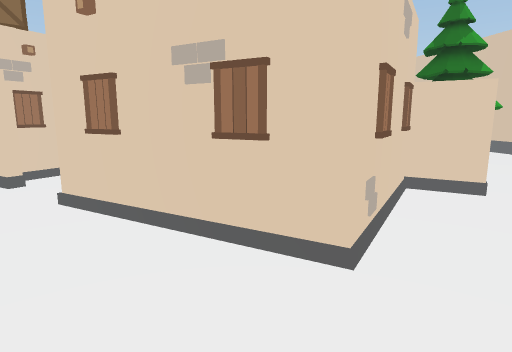
[1] (above)

22 first-person views from a walk through a scene from a Unity 3-D project. The camera is 1.5 m above the floor, tilts 10° down and sees 75° across. The floor is counted in squares, 1 m on a side. Each view is taken from the middle of a square. On the plan, view 1 faces up. The plan holds only what a view shows up to about 15 squares ahead; the rest is blank. The place goes on beyond the plan.

[2]
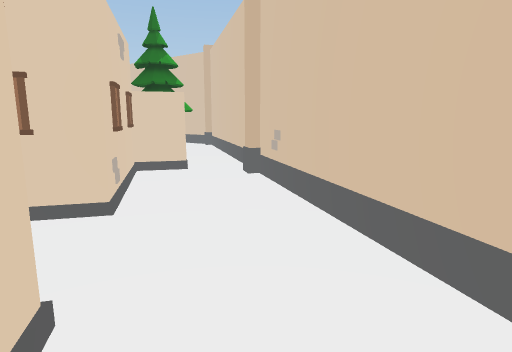

[3]
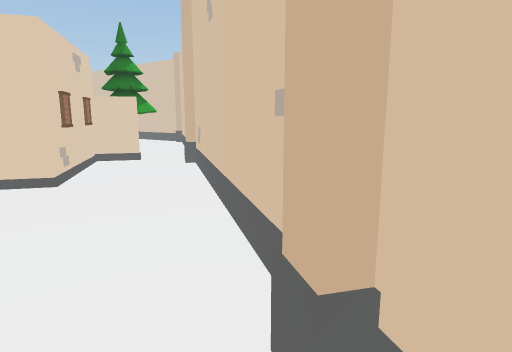

[4]
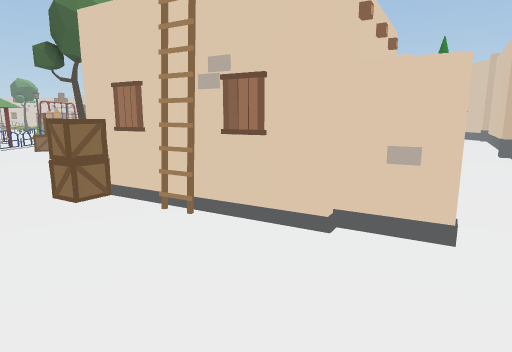

[5]
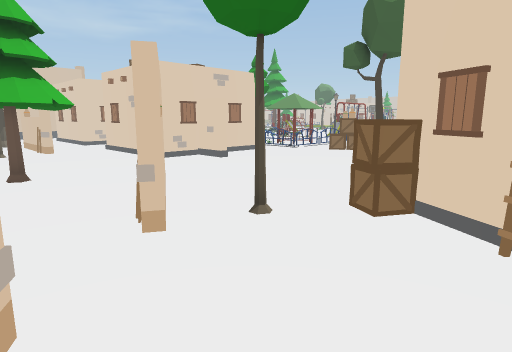

[6]
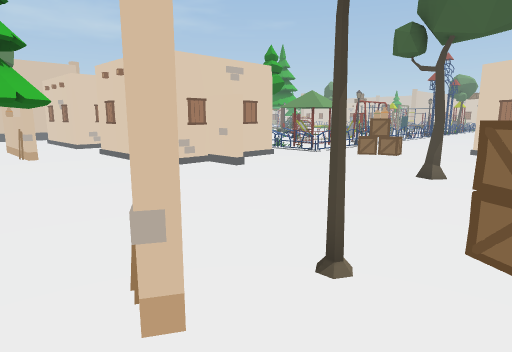

[7]
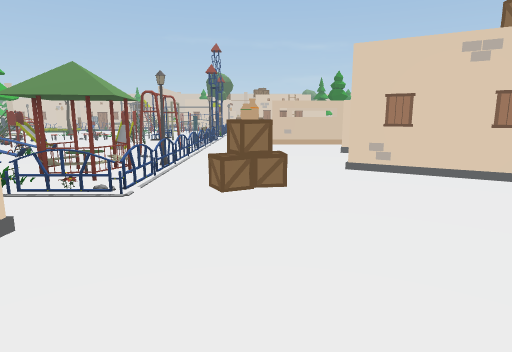

[8]
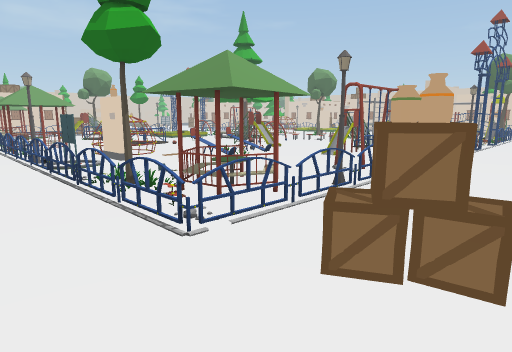

[9]
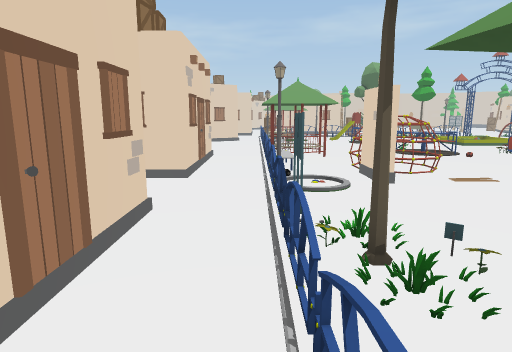

[10]
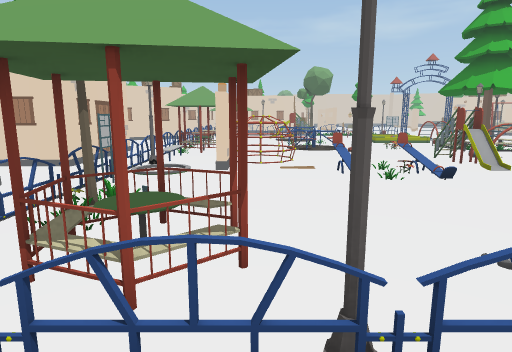

[11]
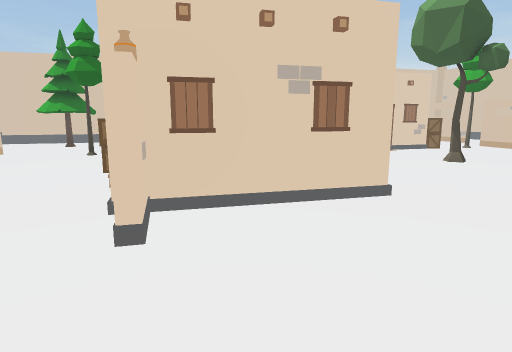

[12]
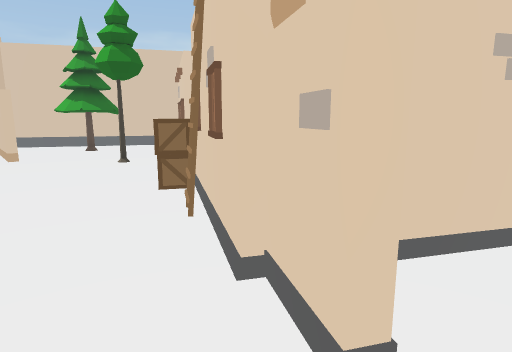

[13]
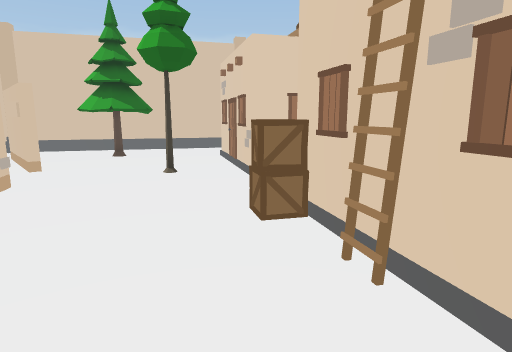

[14]
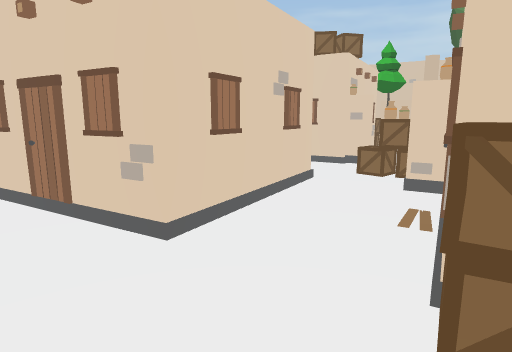

[15]
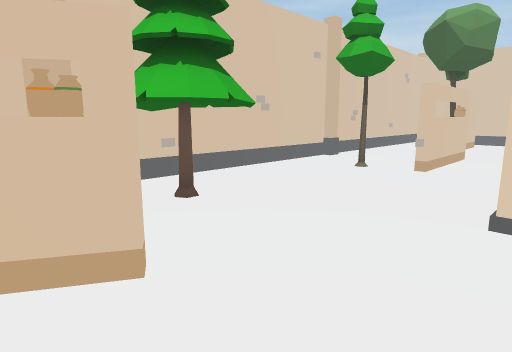

[16]
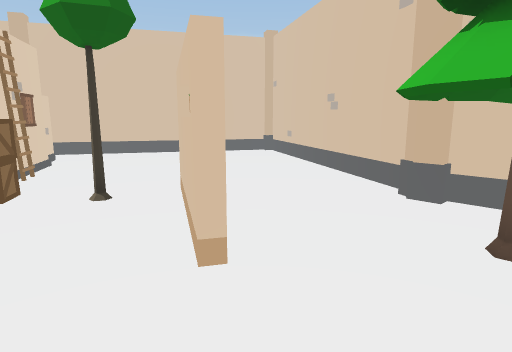

[17]
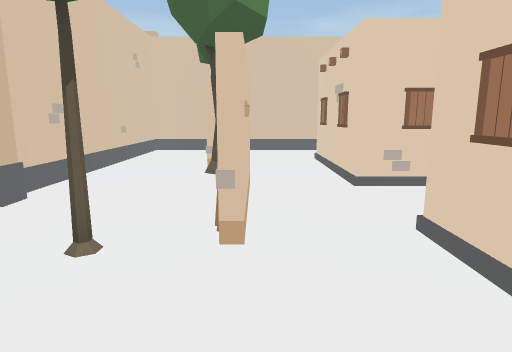

[18]
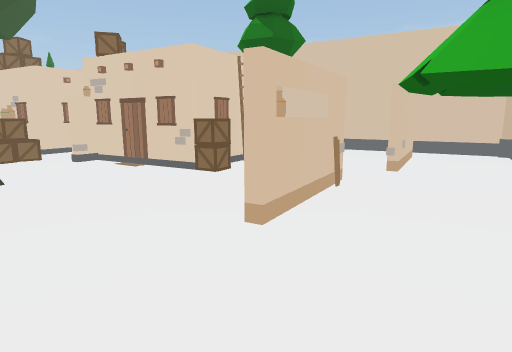

[19]
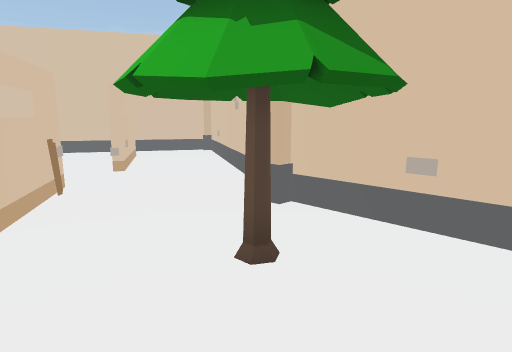

[20]
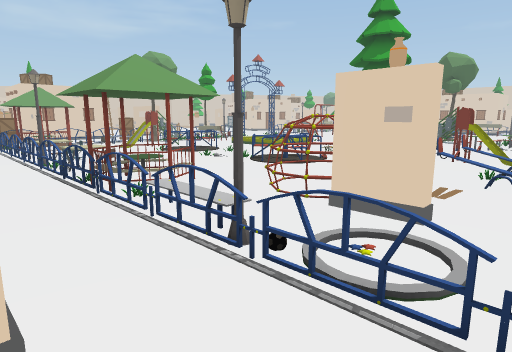

[21]
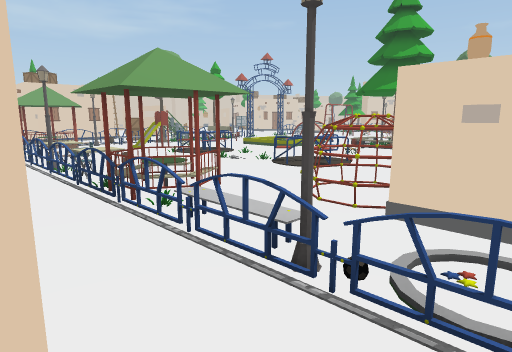

[22]
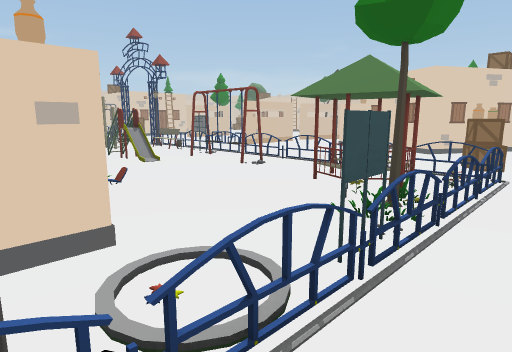

### Floor plan
Key: @ floor where view 1 was taken; # wall or solid block; x gap in a wall; . main floor; : floor 0.5 m higher than the main floor; / step, stairs or slope; = window, fence, low wall or low ledge; T tree; B building; A box; P plank; R railing; L lamp; F flower; E table; O other object.
Columns run from 40 left of view 1 to 8 right of it. Each row starts with its distance up from view 1.
 16         ............ ..OO... ..........
 15        .........O......OO................ O.
 14       .O........OO.....OR......OO...........#===x
 13      OO..OOO.... .O....OR.......####.............
 12     OOOO..OOO...O.......R......##  #AA.......T...
 11    ..........OO.........L. ....#   #B....T....T..
 10    ..........OOO......OOR.. ..##   #...B.........
  9 O  ...........O#O.....OOR......#####...###....T.#
  8 O....OLO..OOO.......OFOOR..A.....##...## ##B....#
  7 O://O OOEOOOOOOL..O OTOOR.AA...... O.B#   ###..##
  6  R.R..R.R.R.R..RRR.RRRRR..........A..##   #....#
  5        ...........................AAA.### #...#
  4           .#####...#### ................#B...##
  3                 B.      B.....T...OO.....B...#
  2                 .       ...........## ......##
  1                 .        #........##   B....#
  0                 ...     .........B#    #@..#
 -1         ...###B#...###B .........B#    ....#
 -2         ........................AA##   ...#
 -3         ........#=OOO.......O#.T...##  ..O#
 -4              OT..........T...==......#O.##
 -5          ..........T..........PO........#
 -6         ................................#
 -7         .................TT.....OO ....#
 -8         #####################.....==...#
 -9                             ##.....#  #
-10                               ##.....#
-11                                 #O...#
-12                                   ####
-13                                     #

Positions as (right, up) in squares from view 1, and headings:
1: (0, 0), facing up
2: (-1, -2), facing up-right
3: (-1, -5), facing up-right
4: (-4, -8), facing up
5: (-5, -7), facing up-left
6: (-7, -6), facing up-left
7: (-13, 0), facing up
8: (-12, 4), facing up-left
9: (-16, 6), facing left
10: (-14, 10), facing left
11: (-13, 16), facing down-right
12: (-10, 16), facing down-right
13: (-7, 16), facing down-right
14: (-2, 14), facing down
15: (-11, 0), facing down-left
16: (-15, -1), facing down-right
17: (-17, -3), facing left
18: (-17, -3), facing right
19: (-17, -3), facing down-right
20: (-22, 4), facing up-left
21: (-23, 4), facing up-left
22: (-25, 5), facing up-right
